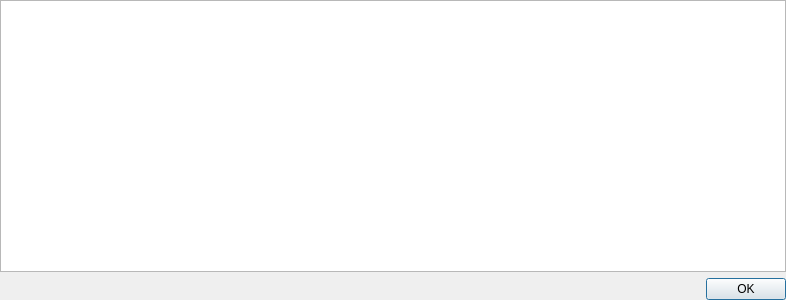
<?xml version="1.0" encoding="UTF-8"?>
<ui version="4.0">
 <class>DialogRulesMatch</class>
 <widget class="QDialog" name="DialogRulesMatch">
  <property name="geometry">
   <rect>
    <x>0</x>
    <y>0</y>
    <width>786</width>
    <height>300</height>
   </rect>
  </property>
  <property name="windowTitle">
   <string/>
  </property>
  <property name="windowIcon">
   <iconset resource="rc.qrc">
    <normaloff>:/images/yarge2.png</normaloff>:/images/yarge2.png</iconset>
  </property>
  <property name="windowOpacity">
   <double>1.000000000000000</double>
  </property>
  <layout class="QGridLayout" name="gridLayout">
   <property name="leftMargin">
    <number>0</number>
   </property>
   <property name="topMargin">
    <number>0</number>
   </property>
   <property name="rightMargin">
    <number>0</number>
   </property>
   <property name="bottomMargin">
    <number>0</number>
   </property>
   <item row="1" column="0">
    <widget class="QDialogButtonBox" name="buttonBox">
     <property name="orientation">
      <enum>Qt::Horizontal</enum>
     </property>
     <property name="standardButtons">
      <set>QDialogButtonBox::Ok</set>
     </property>
    </widget>
   </item>
   <item row="0" column="0">
    <widget class="QTreeWidget" name="treeWidget">
     <attribute name="headerVisible">
      <bool>false</bool>
     </attribute>
     <attribute name="headerDefaultSectionSize">
      <number>255</number>
     </attribute>
     <column>
      <property name="text">
       <string/>
      </property>
     </column>
    </widget>
   </item>
  </layout>
 </widget>
 <resources>
  <include location="rc.qrc"/>
 </resources>
 <connections>
  <connection>
   <sender>buttonBox</sender>
   <signal>accepted()</signal>
   <receiver>DialogRulesMatch</receiver>
   <slot>accept()</slot>
   <hints>
    <hint type="sourcelabel">
     <x>248</x>
     <y>254</y>
    </hint>
    <hint type="destinationlabel">
     <x>157</x>
     <y>274</y>
    </hint>
   </hints>
  </connection>
  <connection>
   <sender>buttonBox</sender>
   <signal>rejected()</signal>
   <receiver>DialogRulesMatch</receiver>
   <slot>reject()</slot>
   <hints>
    <hint type="sourcelabel">
     <x>316</x>
     <y>260</y>
    </hint>
    <hint type="destinationlabel">
     <x>286</x>
     <y>274</y>
    </hint>
   </hints>
  </connection>
 </connections>
</ui>
